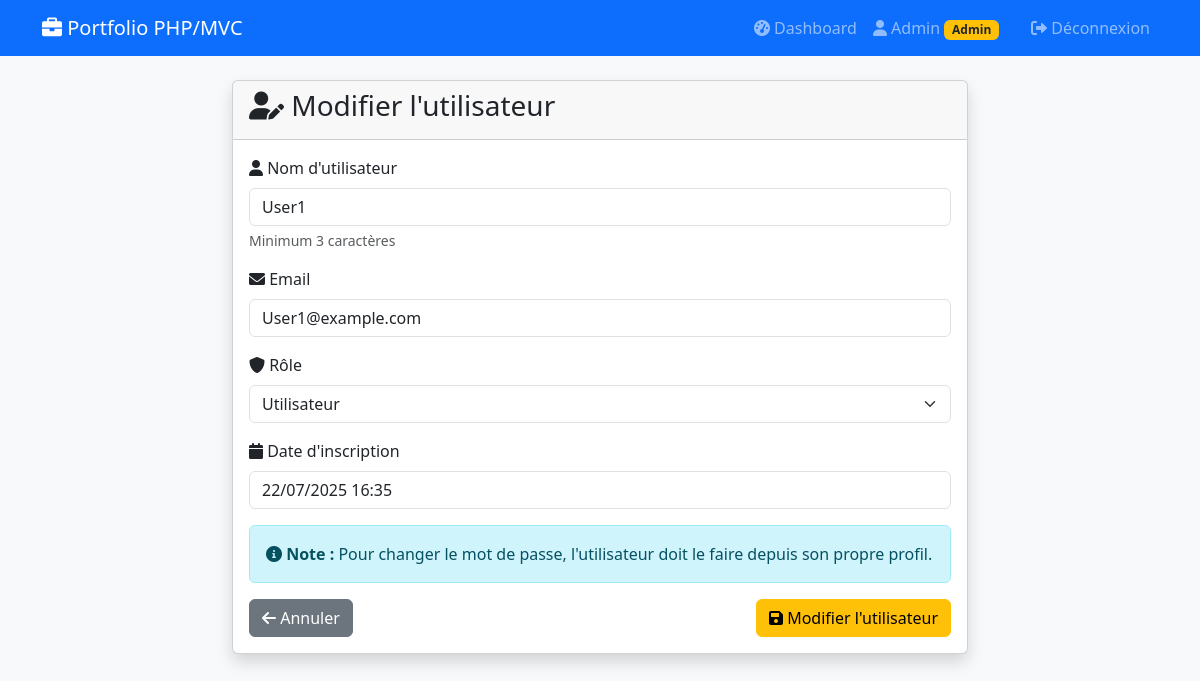
/index.php?action=users&subaction=edit&id=2 (signed in), run on the app's committed database.
### tables this page shows
CREATE TABLE users (
    id INT AUTO_INCREMENT PRIMARY KEY,
    username VARCHAR(50) NOT NULL UNIQUE,
    email VARCHAR(100) NOT NULL UNIQUE,
    password VARCHAR(255) NOT NULL,
    role ENUM('user', 'admin') DEFAULT 'user',
    created_at TIMESTAMP DEFAULT CURRENT_TIMESTAMP,
    updated_at TIMESTAMP DEFAULT CURRENT_TIMESTAMP ON UPDATE CURRENT_TIMESTAMP,
    security_question VARCHAR(255) DEFAULT 'Quel est le nom de votre premier animal de compagnie ?',
    security_answer VARCHAR(255) DEFAULT 'chat',
    bio TEXT DEFAULT NULL,
    profile_picture VARCHAR(255) DEFAULT NULL,
    profile_completed BOOLEAN DEFAULT FALSE
);

### controllers/UserController.php (called while the page is built, shortened)
<?php
require_once __DIR__ . '/../models/User.php';
class UserController {
    private $userModel;
    private $authController;
    public function __construct() {
        $this->userModel = new User();
        $this->authController = new AuthController();
    }
    public function editForm($id) {
        $this->authController->requireAdmin();
        $userToEdit = $this->userModel->getById($id);
        $formData = $_SESSION['form_data'] ?? $userToEdit;
        $currentUser = $this->authController->getCurrentUser();
        $authController = $this->authController;
        include __DIR__ . '/../views/users/edit.php';
    }
}

### config/database.php (called while the page is built, shortened)
<?php
function getDatabaseConnection() {
    try {
        $dsn = "mysql:host=" . DB_HOST . ";port=" . DB_PORT . ";dbname=" . DB_NAME . ";charset=utf8mb4";
        $pdo = new PDO($dsn, DB_USER, DB_PASS, [
            PDO::ATTR_ERRMODE => PDO::ERRMODE_EXCEPTION,
            PDO::ATTR_DEFAULT_FETCH_MODE => PDO::FETCH_ASSOC,
            PDO::ATTR_EMULATE_PREPARES => false
        ]);
        return $pdo;
    } catch (PDOException $e) {
        die("Erreur de connexion à la base de données : " . $e->getMessage());
    }
}

### controllers/AuthController.php (called while the page is built, shortened)
<?php
require_once __DIR__ . '/../models/User.php';
class AuthController {
    private $userModel;
    public function __construct() {
        $this->userModel = new User();
    }
    public function isLoggedIn() {
        return isset($_SESSION['user_id']);
    }
    public function getCurrentUser() {
        return $this->userModel->getById($_SESSION['user_id']);
    }
    public function isAdmin() {
        $user = $this->getCurrentUser();
        return $user && $user['role'] === 'admin';
    }
}

### models/User.php (called while the page is built, shortened)
<?php
require_once __DIR__ . '/../config/database.php';
class User {
    private $pdo;
    public function __construct() {
        $this->pdo = getDatabaseConnection();
    }
    public function getById($id) {
        $sql = "SELECT id, username, email, role, created_at, bio, profile_picture, security_question, security_answer, profile_completed FROM users WHERE id = :id";
        $stmt = $this->pdo->prepare($sql);
        $stmt->execute(['id' => $id]);
        return $stmt->fetch();
    }
}

### views/users/edit.php (the view, shortened to what this page needs)
<!DOCTYPE html>
<html lang="fr">
<head>
    <link href="https://cdn.jsdelivr.net/npm/bootstrap@5.3.0/dist/css/bootstrap.min.css" rel="stylesheet">
    <link href="https://cdnjs.cloudflare.com/ajax/libs/font-awesome/6.0.0/css/all.min.css" rel="stylesheet">
</head>
<body class="bg-light">
    <nav class="navbar navbar-expand-lg navbar-dark bg-primary">
        <div class="container">
            <a class="navbar-brand" href="index.php?action=dashboard">
                <i class="fas fa-briefcase"></i> <?= APP_NAME ?>
            </a>
            <div class="navbar-nav ms-auto">
                <a class="nav-link" href="index.php?action=dashboard">
                    <i class="fas fa-tachometer-alt"></i> Dashboard
                </a>
                <a class="nav-link me-3" href="index.php?action=profile" title="Mon Profil">
                    <i class="fas fa-user"></i>
                    <?= htmlspecialchars($currentUser['username']) ?>
                    <?php if ($authController->isAdmin()): ?>
                        <span class="badge bg-warning text-dark">Admin</span>
                    <?php endif; ?>
                </a>
                <a class="nav-link" href="index.php?action=logout">
                    <i class="fas fa-sign-out-alt"></i> Déconnexion
                </a>
            </div>
        </div>
    </nav>
    <div class="container mt-4">
        <div class="row justify-content-center">
            <div class="col-md-8">
                <div class="card shadow">
                    <div class="card-header">
                        <h3><i class="fas fa-user-edit"></i> Modifier l'utilisateur</h3>
                    </div>
                    <div class="card-body">
                        <form method="POST" action="index.php?action=users&subaction=edit&id=<?= $formData['id'] ?>">
                            <div class="mb-3">
                                <label for="username" class="form-label">
                                    <i class="fas fa-user"></i> Nom d'utilisateur
                                </label>
                                <input type="text"
                                       class="form-control"
                                       id="username"
                                       name="username"
                                       value="<?= htmlspecialchars($formData['username']) ?>"
                                       minlength="3"
                                       required>
                                <div class="form-text">Minimum 3 caractères</div>
                            </div>
                            <div class="mb-3">
                                <label for="email" class="form-label">
                                    <i class="fas fa-envelope"></i> Email
                                </label>
                                <input type="email"
                                       class="form-control"
                                       id="email"
                                       name="email"
                                       value="<?= htmlspecialchars($formData['email']) ?>"
                                       required>
                            </div>
                            <div class="mb-3">
                                <label for="role" class="form-label">
                                    <i class="fas fa-shield-alt"></i> Rôle
                                </label>
                                <select class="form-select" id="role" name="role" required>
                                    <option value="user" <?= $formData['role'] === 'user' ? 'selected' : '' ?>>Utilisateur</option>
                                </select>
                            </div>
                            <div class="mb-3">
                                <label class="form-label">
                                    <i class="fas fa-calendar"></i> Date d'inscription
                                </label>
                                <input type="text"
                                       class="form-control"
                                       value="<?= date('d/m/Y H:i', strtotime($formData['created_at'])) ?>"
                                       readonly>
                            </div>
                            <div class="alert alert-info">
                                <i class="fas fa-info-circle"></i>
                                <strong>Note :</strong> Pour changer le mot de passe, l'utilisateur doit le faire depuis son propre profil.
                            </div>
                            <div class="d-flex justify-content-between">
                                <a href="index.php?action=users" class="btn btn-secondary">
                                    <i class="fas fa-arrow-left"></i> Annuler
                                </a>
                                <button type="submit" class="btn btn-warning">
                                    <i class="fas fa-save"></i> Modifier l'utilisateur
                                </button>
                            </div>
                        </form>
                    </div>
                </div>
            </div>
        </div>
    </div>
</body>
</html>

### data on the page
users: username "Admin"
users: username "User1", email "User1@example.com", role "Utilisateur", created_at "22/07/2025 16:35"

### other printed values
APP_NAME "Portfolio PHP/MVC"
